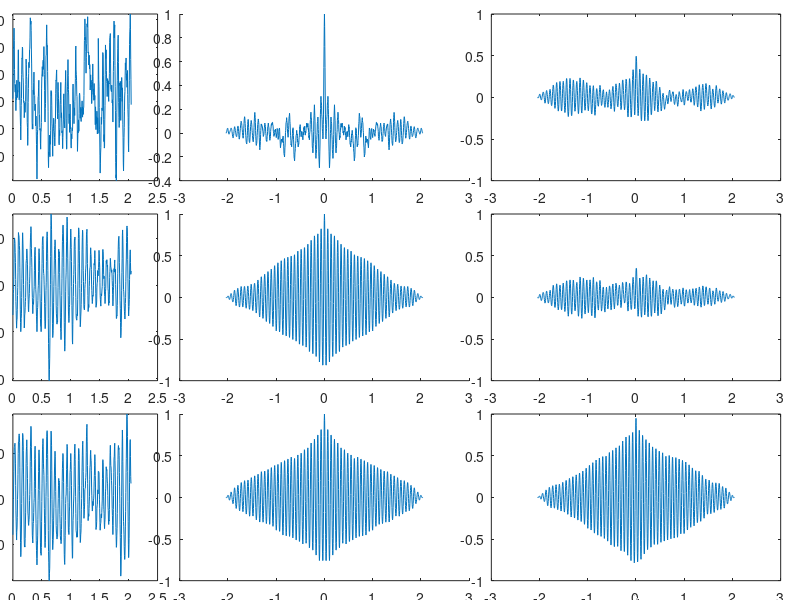

Reproduce this figure in MATLAB.
clear all;
close all;
S=load('R3_08.txt');
N=length(S);
Fs=250;
s1=S(1:N,1);
s2=S(1:N,2);
s3=S(1:N,3);
tmax=N/Fs;
T=1/Fs;
t=0:T:tmax-T;

x0=20; 
y0=50;
w0=1800;
h0=900;
figure('position',[x0,y0,w0,h0])
x1=30;
dx=50;
dy=50;
y1=30;
w=651;
h=250;
hAxes11=axes('units','pixels','position',[x1,y1,w/2,h]);
hAxes21=axes('units','pixels','position',[x1+dx+w/2,y1,w,h]);
hAxes31=axes('units','pixels','position',[x1+2*dx+3/2*w,y1,w,h]);
hAxes12=axes('units','pixels','position',[x1,y1+dy+h,w/2,h]);
hAxes22=axes('units','pixels','position',[x1+dx+w/2,y1+dy+h,w,h]);
hAxes32=axes('units','pixels','position',[x1+2*dx+3/2*w,y1+dy+h,w,h]);
hAxes13=axes('units','pixels','position',[x1,y1+2*dy+2*h,w/2,h]);
hAxes23=axes('units','pixels','position',[x1+dx+w/2,y1+2*dy+2*h,w,h]);
hAxes33=axes('units','pixels','position',[x1+2*dx+3/2*w,y1+2*dy+2*h,w,h]);



Amax(1)=max(s1); Amin(1)=min(s1);
Amax(2)=max(s2); Amin(2)=min(s2);
Amax(3)=max(s3); Amin(3)=min(s3);

axes(hAxes11)
plot(t,s1)
set(hAxes11,'YLim',[min(Amin(1)) max(Amax(1))])
hold on

axes(hAxes12)
plot(t,s2)
set(hAxes12,'YLim',[min(Amin(2)) max(Amax(2))])
hold on

axes(hAxes13)
plot(t,s3)
set(hAxes13,'YLim',[min(Amin(3)) max(Amax(3))])
hold on

axes(hAxes21)
tcf=-tmax+T:T:tmax-T;
acf1=xcorr(s1,'coeff');
hold on
plot(tcf,acf1)

axes(hAxes22)
tcf=-tmax+T:T:tmax-T;
acf2=xcorr(s2,'coeff');
hold on
plot(tcf,acf2)

axes(hAxes23)
tcf=-tmax+T:T:tmax-T;
acf3=xcorr(s3,'coeff');
hold on
plot(tcf,acf3)

axes(hAxes31)
ccf12=xcorr(s1,s2,'coeff');
plot(tcf,ccf12)
set(hAxes31,'YLim',[-1 +1])

axes(hAxes32)
ccf23=xcorr(s2,s3,'coeff');
plot(tcf,ccf23)
set(hAxes32,'YLim',[-1 +1])

axes(hAxes33)
ccf13=xcorr(s1,s3,'coeff');
plot(tcf,ccf13)
set(hAxes33,'YLim',[-1 +1])